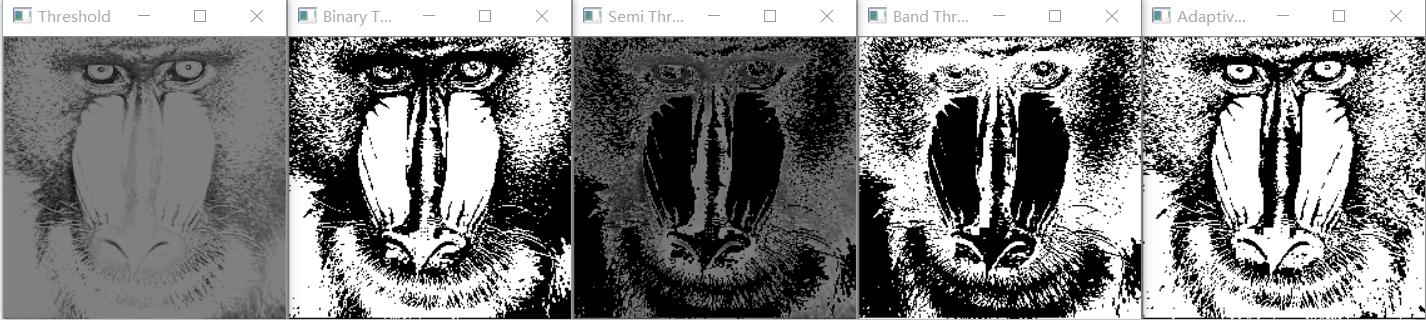
//> input picture Exercise_4/1509921520(1).png, 1426 x 320 px
$ ./Threshold '1509921520(1).png'   (built with g++ and OpenCV 4)
//> lines starting //> are read from the running program, lines starting //| are printed output that depends on the picture; after the words box and inside, x2 and y2 are one past the last pixel; in counts of white or black regions, pixels touching at a corner belong together
#include "opencv2/imgproc/imgproc.hpp"
#include "opencv2/highgui/highgui.hpp"
#include <iostream>

 // Author Rishab Shah

using namespace cv;

int main( int argc, char** argv )
{
   Mat src, gray, dst;

  // Load an image
  src = imread( argv[1], 1 );
//> src is the input picture: 320 rows x 1426 cols, CV_8UC3; mean B, G, R 130, 130, 129.9

  // Convert the image to Gray
  cvtColor( src, gray, CV_RGB2GRAY );

  namedWindow("Input Image", CV_WINDOW_AUTOSIZE );
  imshow("Input Image", src);

  /* 0: Binary,      1: Binary Inverted,      2: Threshold Truncated,      3: Threshold to Zero,      4: Threshold to Zero Inverted    */
  int threshold_type = 2;    // slider 1 [0, 4]
  int threshold_value = 128;  // slider 2 [0 255]

    threshold(gray, dst, threshold_value, 255, threshold_type );
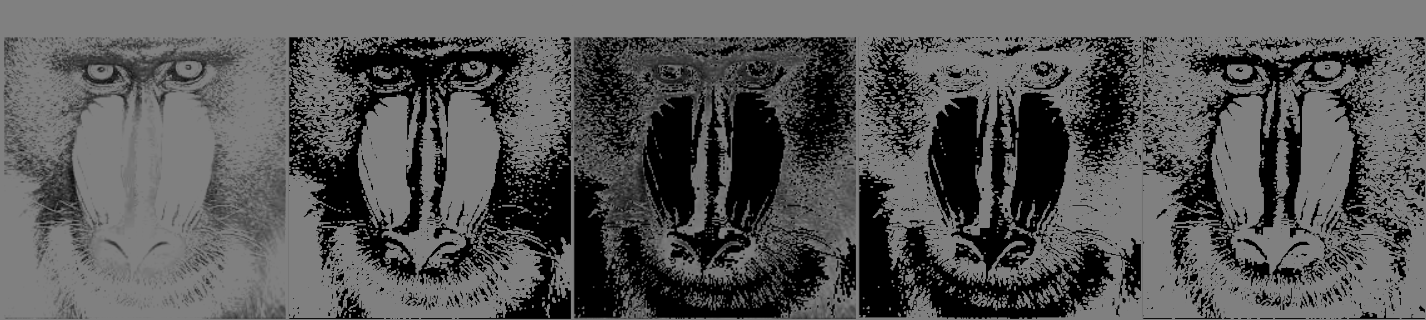
//> dst: 320 rows x 1426 cols, CV_8UC1; min 0, max 128, mean 86
    imshow("Thresholded Image", dst );

         int current_threshold = 128;
        int max_threshold = 255;

	//Binary Threshold
	Mat thresholded;
	threshold(gray, thresholded, current_threshold, max_threshold, THRESH_BINARY);
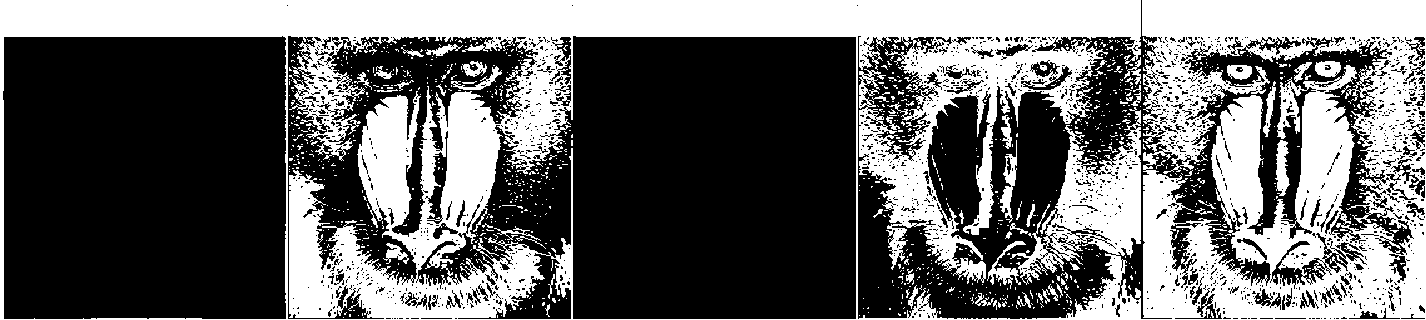
//> thresholded: 320 rows x 1426 cols, CV_8UC1; 40.7% white; 1131 white regions (1070 under 20 px), largest, box (x1, y1, x2, y2) and area: (0, 0, 1426, 320) 176461, (1000, 140, 1017, 223) 542, (1275, 140, 1290, 196) 522
	imshow("Binary threshold",thresholded);

	// Band thresholding
	Mat binary_image1,binary_image2,band_thresholded_image;
	int threshold1 = 27, threshold2 = 125;
	threshold(gray, binary_image1, threshold1, max_threshold, THRESH_BINARY);
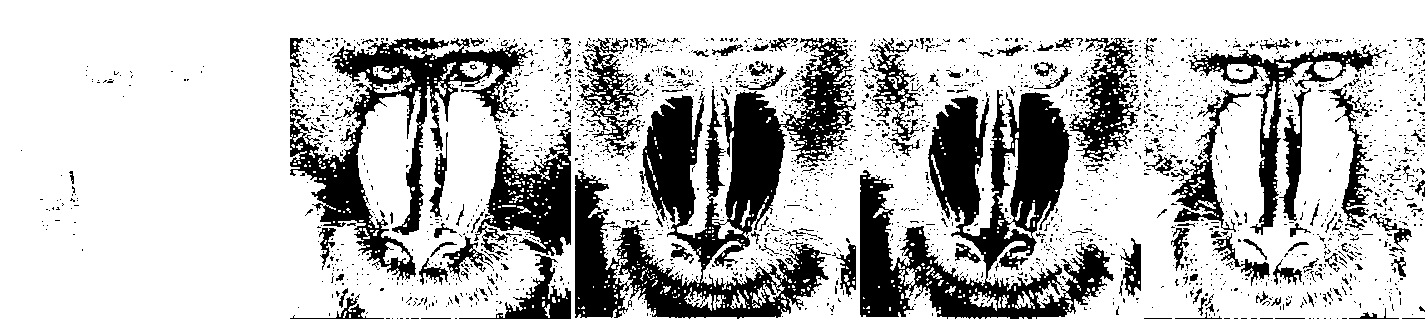
//> binary_image1: 320 rows x 1426 cols, CV_8UC1; 75.1% white; 2455 black regions (2298 under 20 px), largest, box (x1, y1, x2, y2) and area: (575, 38, 856, 319) 29679, (860, 90, 1114, 319) 25516, (290, 38, 533, 280) 13999
	threshold(gray, binary_image2, threshold2, max_threshold, THRESH_BINARY_INV);
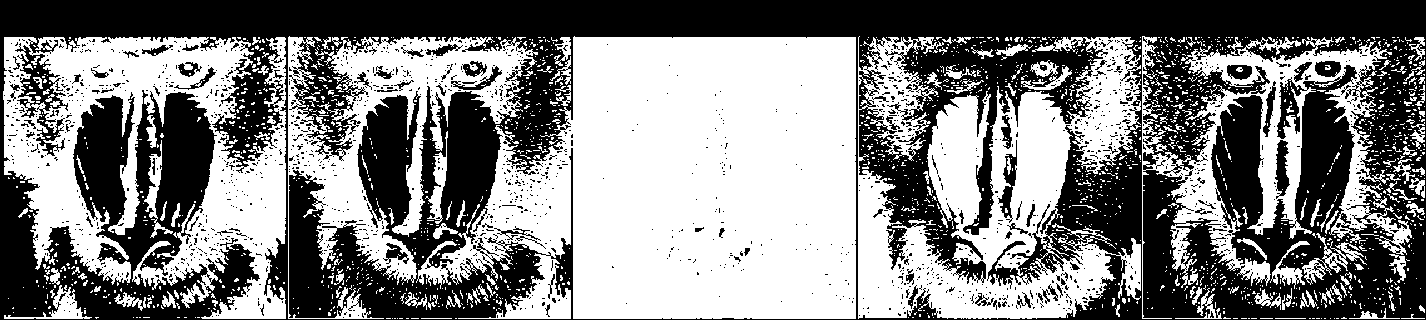
//> binary_image2: 320 rows x 1426 cols, CV_8UC1; 50.7% white; 1645 black regions (1560 under 20 px), largest, box (x1, y1, x2, y2) and area: (0, 0, 1426, 320) 211654, (15, 43, 68, 156) 1811, (998, 140, 1017, 223) 562
	bitwise_and( binary_image1, binary_image2, band_thresholded_image );
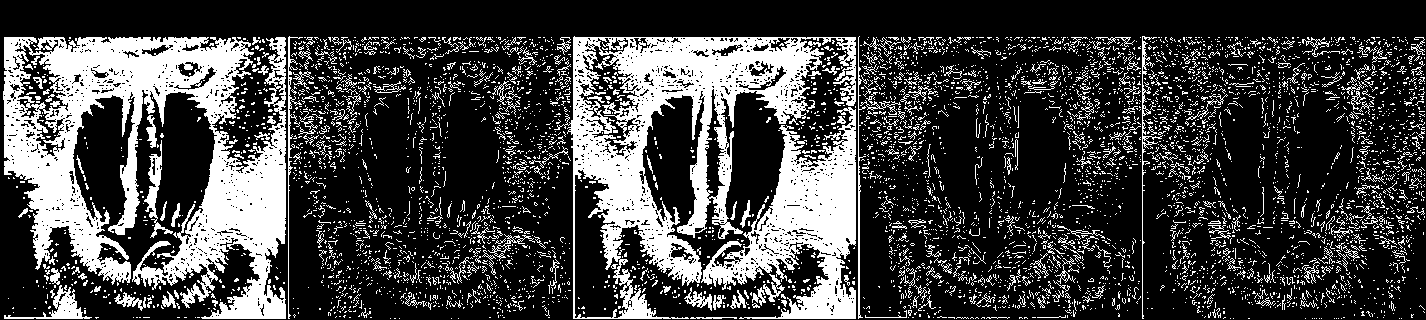
//> band_thresholded_image: 320 rows x 1426 cols, CV_8UC1; 25.7% white; 5414 white regions (5053 under 20 px), largest, box (x1, y1, x2, y2) and area: (3, 37, 286, 319) 37554, (554, 36, 856, 319) 27177, (701, 107, 856, 319) 13370
        imshow("Band Thresholding", band_thresholded_image);

	// Semi thresholding
	Mat semi_thresholded_image;
	threshold(gray, semi_thresholded_image, current_threshold, max_threshold, THRESH_BINARY_INV | THRESH_OTSU);
//> semi_thresholded_image: 320 rows x 1426 cols, CV_8UC1; 61.6% white; 1502 black regions (1420 under 20 px), largest, box (x1, y1, x2, y2) and area: (0, 0, 1426, 320) 123033, (859, 37, 1103, 284) 16621, (858, 0, 1141, 36) 10135
	bitwise_and( gray, semi_thresholded_image, semi_thresholded_image );
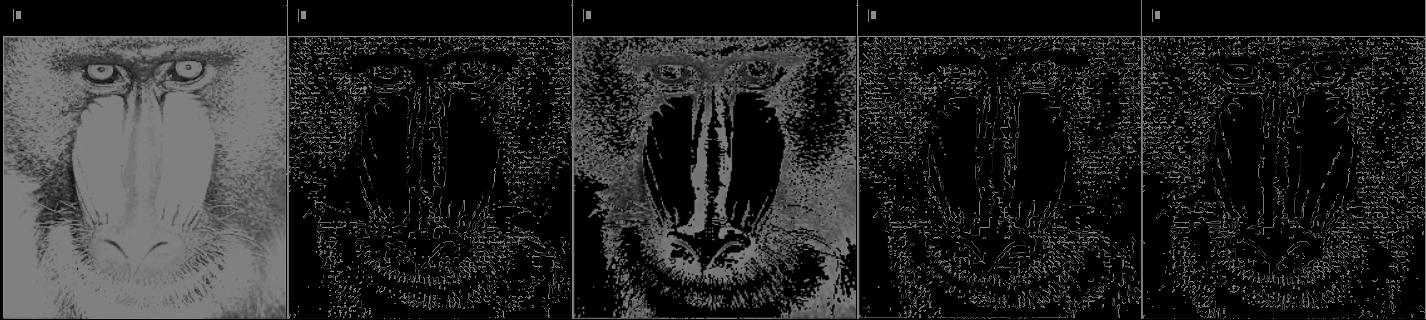
//> semi_thresholded_image: 320 rows x 1426 cols, CV_8UC1; min 0, max 151, mean 37.2
        imshow("Semi Thresholding", semi_thresholded_image);

	// Adaptive thresholding
	Mat adaptive_thresh;
	adaptiveThreshold(gray, adaptive_thresh, 255.0, ADAPTIVE_THRESH_GAUSSIAN_C, THRESH_BINARY, 101, 10 );
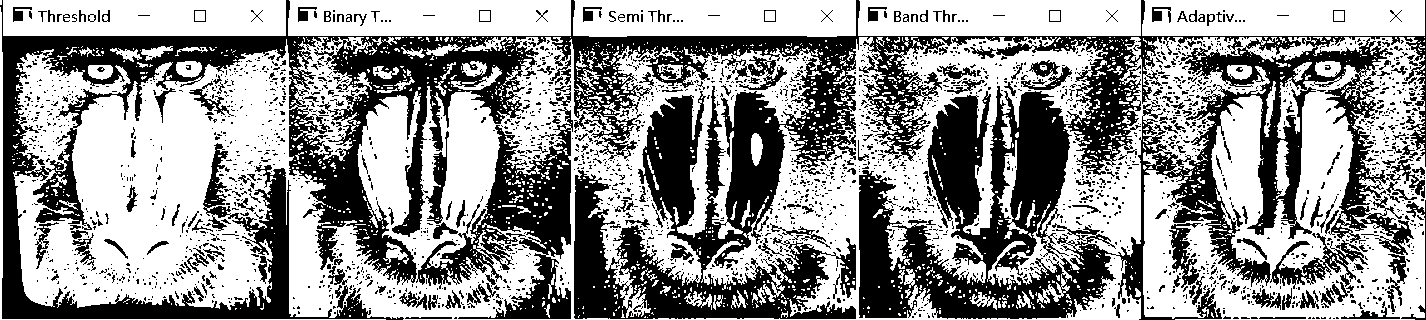
//> adaptive_thresh: 320 rows x 1426 cols, CV_8UC1; 58.4% white; 2771 black regions (2533 under 20 px), largest, box (x1, y1, x2, y2) and area: (0, 0, 1426, 320) 149136, (416, 107, 573, 319) 11155, (1270, 233, 1368, 289) 1599
	imshow("Adaptive Thresholding", adaptive_thresh);

  waitKey( 0 );
}
